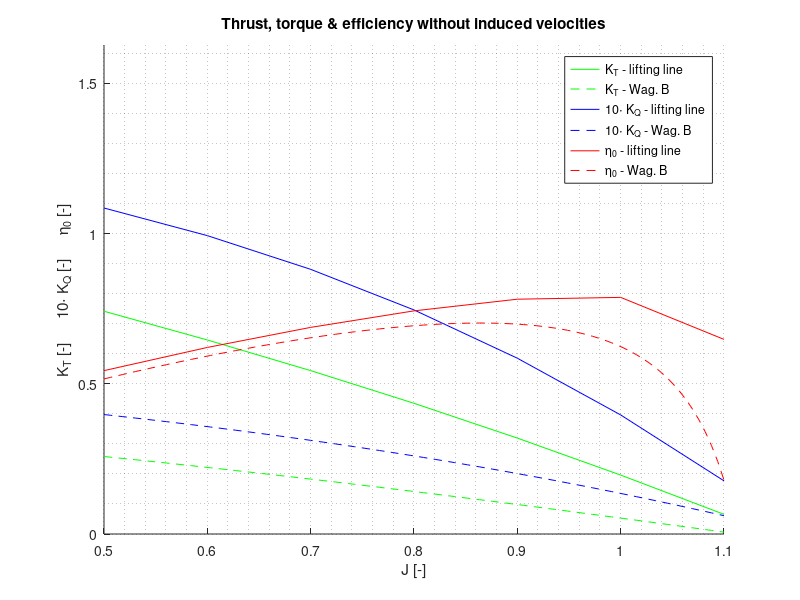

The MATLAB source for this figure:
%%%%%%%%%%%%%%%%%%%%%%%%%%%%%%%%%%%%%%%%%%%%%%%%%%%%%%%%%%%%%%%%%%%%%%%%%%%
%------------- Lifting line model with induced velocities -----------------
%%%%%%%%%%%%%%%%%%%%%%%%%%%%%%%%%%%%%%%%%%%%%%%%%%%%%%%%%%%%%%%%%%%%%%%%%%%

clear all
close all
clc

load LiftRadius.mat
wagB=dlmread('wagB.txt'); % J, KT, KQ, eta
geometry= dlmread('Geometry.txt'); % r/R, chord/D, t/D, P/D

itermax=1000;
tol=10E-6;

Re=2.4E6;
x0=0.7;
cx0=0.225; % from geometry file
nu=1.19E-6; % from mechanical properties of water
rho=1025;

D=1;
PdivD=1;
AEA0=0.4;
Z=4;
k=600;
damp=0.05;

h= (1-0.167)/(k-1);
x=0.167:h:1; % x=r/R
r=x*D/2;
phi=atan(PdivD*D./(2*pi*r)); 

chord = interp1(geometry(:,1),geometry(:,2),x,'pchip');
thickness = interp1(geometry(:,1),geometry(:,3),x,'pchip');

J=[0.5 0.6 0.7 0.8 0.9 1.0 1.1];

V= Re*nu/cx0 * 1./sqrt(1+(x0*pi./J).^2);
n= V./(J*D);

C_F = 0.075/(log10(Re)-2)^2; % from ITTC 57'
C_D = 2*C_F*(1+2*thickness./(chord*Z));

C_Lc = interp1(LiftRadius(:,1),LiftRadius(:,2),x,'pchip');

% guess circulation
gamma=zeros(length(J),length(x));
U_A=gamma; U_T=gamma; alpha=gamma; Vinf=gamma; C_L=gamma; dTi=gamma;
dQi=gamma; dL=gamma; dT=gamma; dTd=gamma; dKd=gamma; dQ=gamma; dLi=gamma;
dQd=gamma; gamma_new=gamma; gamma_input=gamma; beta_i=gamma;
twonorm=zeros(1,itermax);

span=D/2*(1-0.167);
gamma_0=10;
y=-span/2:h*D/2:span/2;
gamma_init=gamma_0*sqrt( 1-( y/(span/2) ).^2 );
for i=1:length(J)
    gamma(i,:)=gamma_init;
end

for iter=1:itermax
    for i=1:length(J)
        U_T(i,:)=gamma(i,:)./(2*pi*r);
        for j=1:length(x)
            a=0.5; b=V(i); c=-U_T(i,j).*(2*pi.*x(j)*(D/2)*n(i)-U_T(i,j)/2);
            U_A(i,j)= (-b+sqrt(b^2-4*a*c))/(2*a);
        end
        beta_i(i,2:end-1)=atan(U_T(i,2:end-1)./U_A(i,2:end-1));
        alpha(i,2:end-1) = phi(2:end-1)-beta_i(i,2:end-1);
        C_L(i,:) = C_Lc + 2*pi*alpha(i,:);
        Vinf(i,:)= sqrt( (2*pi*r*n(i)).^2 + V(i).^2 );
        gamma_new(i,:)=0.5*Vinf(i,:)*Z.*chord.*C_L(i,:);
        gamma_input(i,:)=gamma(i,:)+damp*(gamma_new(i,:)-gamma(i,:));
    end
    twonorm(iter)= (sum(sum(abs(gamma_input.^2-gamma.^2))))^0.5;
    gamma=gamma_input;
    if twonorm(iter)/twonorm(1)<tol
        fprintf('Convergence criterion met after %d iterations. \n',iter);
        break
    end
end

beta_i=zeros(length(J),length(x));
for i =1:length(J)
dTi(i,:)=rho*gamma(i,:).*(2*pi*r*n(i)-U_T(i,:)/2);
dQi(i,:)=rho*gamma(i,:).*(V(i)+U_A(i,:)/2).*r;
dLi(i,:)=sqrt(dTi(i,:).^2+dQi(i,:).^2/(r.^2));

beta_i(i,:)=atan( (V(i)+0.5*U_A(i,:))/(2*pi.*r*n(i)-0.5*U_T(i,:)) );
dTd(i,:)=0.5*rho*Vinf(i,:).^2.*chord*C_D(i)*Z.*sin(beta_i(i,:));
dQd(i,:)=0.5*rho*Vinf(i,:).^2.*chord*C_D(i)*Z.*r.*cos(beta_i(i,:));

dT(i,:)=dTi(i,:)-dTd(i,:);
dQ(i,:)=dQi(i,:)+dQd(i,:);
end

dT(:,end)=0;
dQ(:,end)=0;

T=trapz(x,dT,2);
Q=trapz(x,dQ,2);

K_T= T'./(rho*n.^2*D^4);
K_Q= Q'./(rho*n.^2*D^5);

eta0=J/(2*pi) .* K_T./K_Q;

% Make gamma-dist file for task 4
gamma_dist(:,1)=x';
gamma_dist(:,2:length(J)+1)=gamma';
save('gamma_dist','gamma_dist')

figure(1)
hold on
grid minor
title('Thrust, torque & efficiency without induced velocities')
xlim([J(1) J(end)])
ylim([0 max(10*K_Q)*1.5])
xlabel('J [-]')
ylabel('K_T [-]      10\cdot K_Q [-]      \eta_0 [-]')

plot(J,K_T,'g',wagB(:,1),wagB(:,2),'g--')
plot(J,10*K_Q,'b',wagB(:,1),10*wagB(:,3),'b--')
plot(J,eta0,'r',wagB(:,1),wagB(:,4),'r--')
legend('K_T - lifting line','K_T - Wag. B','10\cdot K_Q - lifting line '...
    ,'10\cdot K_Q - Wag. B','\eta_0 - lifting line','\eta_0 - Wag. B')
